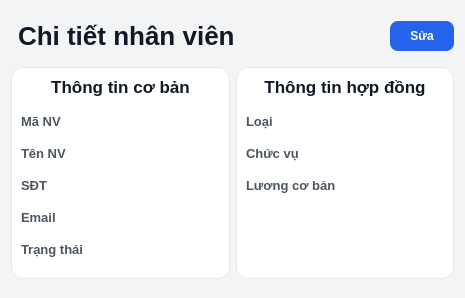
<?xml version="1.0" encoding="UTF-8"?>
<ui version="4.0">
 <class>Dialog</class>
 <widget class="QDialog" name="Dialog">
  <property name="geometry">
   <rect>
    <x>0</x>
    <y>0</y>
    <width>465</width>
    <height>298</height>
   </rect>
  </property>
  <property name="windowTitle">
   <string>Dialog</string>
  </property>
  <property name="styleSheet">
   <string notr="true">/* 1. Tổng thể Cửa sổ [cite: 489-490] */
QDialog {
    background-color: #f3f4f6; /* Nền xám nhạt làm nổi bật các thẻ trắng */
    font-family: &quot;Inter&quot;, &quot;Segoe UI&quot;, sans-serif;
}

/* 2. Tiêu đề trang chính (Cấp 800) [cite: 490-491] */
QLabel#lblTitleChiTietNV {
    font-size: 26px;
    font-weight: 800; /* Extra bold */
    color: #111827;
    padding: 10px 0px;
}

/* 3. Thẻ nội dung (Cards) [cite: 491-492] */
QFrame#frame_2, QFrame#frame_3 {
    background-color: #ffffff;
    border: 1px solid #e5e7eb;
    border-radius: 12px; /* Bo góc đồng bộ toàn hệ thống */
}

/* 4. Tiêu đề các khối con (Cấp 700) [cite: 492-493] */
QLabel#lblThongTinCoBan, QLabel#lblThongTinHopDong {
    font-size: 17px;
    font-weight: 700;
    color: #111827;
    background: transparent;
    border: none;
    margin-bottom: 5px;
}

/* 5. Nhãn thuộc tính (Labels - Cấp 600) [cite: 493-494] */
QLabel#lblMaDon, QLabel#lblTenNV, QLabel#lblSDT, QLabel#lblEmail, 
QLabel#lblTrangThai, QLabel#lblLoaiNV_2, QLabel#lblChucVu, QLabel#lblLuongCoBan {
    font-size: 13px;
    font-weight: 600;
    color: #4b5563; /* Màu xám đậm giúp dịu mắt */
}

/* 6. Nhãn hiển thị dữ liệu (Values - Cấp 500) [cite: 494-495] */
QLabel#lblHienThiMaNV, QLabel#lblHienThiTenNV, QLabel#lblHienThiSDT, 
QLabel#lblHienThiEmail, QLabel#lblHienThiTrangThai, QLabel#lblHienThiLoaiNV_2, 
QLabel#lblHienThiChucVu, QLabel#lblHienThiLuongCoBan {
    font-size: 14px;
    font-weight: 500;
    color: #111827;
    padding: 5px 0px;
}

/* 7. Nút bấm Sửa [cite: 495-497] */
QPushButton#btnSua {
    background-color: #2563eb;
    color: #ffffff;
    font-weight: 700;
    border-radius: 8px;
    padding: 8px 20px;
}

QPushButton#btnSua:hover {
    background-color: #1d4ed8;
}</string>
  </property>
  <layout class="QVBoxLayout" name="verticalLayout_3">
   <item>
    <layout class="QHBoxLayout" name="horizontalLayout_2">
     <item>
      <widget class="QLabel" name="lblTitleChiTietNV">
       <property name="text">
        <string>Chi tiết nhân viên</string>
       </property>
      </widget>
     </item>
     <item>
      <spacer name="horizontalSpacer">
       <property name="orientation">
        <enum>Qt::Horizontal</enum>
       </property>
       <property name="sizeHint" stdset="0">
        <size>
         <width>40</width>
         <height>20</height>
        </size>
       </property>
      </spacer>
     </item>
     <item>
      <widget class="QPushButton" name="btnSua">
       <property name="text">
        <string>Sửa</string>
       </property>
      </widget>
     </item>
    </layout>
   </item>
   <item>
    <layout class="QHBoxLayout" name="horizontalLayout">
     <item>
      <widget class="QFrame" name="frame_3">
       <property name="frameShape">
        <enum>QFrame::StyledPanel</enum>
       </property>
       <property name="frameShadow">
        <enum>QFrame::Raised</enum>
       </property>
       <layout class="QVBoxLayout" name="verticalLayout">
        <item>
         <widget class="QLabel" name="lblThongTinCoBan">
          <property name="text">
           <string>Thông tin cơ bản</string>
          </property>
          <property name="alignment">
           <set>Qt::AlignCenter</set>
          </property>
         </widget>
        </item>
        <item>
         <layout class="QFormLayout" name="formLayout">
          <item row="0" column="0">
           <widget class="QLabel" name="lblMaDon">
            <property name="text">
             <string>Mã NV</string>
            </property>
           </widget>
          </item>
          <item row="0" column="1">
           <widget class="QLabel" name="lblHienThiMaNV">
            <property name="text">
             <string/>
            </property>
           </widget>
          </item>
          <item row="1" column="0">
           <widget class="QLabel" name="lblTenNV">
            <property name="text">
             <string>Tên NV</string>
            </property>
           </widget>
          </item>
          <item row="1" column="1">
           <widget class="QLabel" name="lblHienThiTenNV">
            <property name="text">
             <string/>
            </property>
           </widget>
          </item>
          <item row="2" column="0">
           <widget class="QLabel" name="lblSDT">
            <property name="text">
             <string>SĐT</string>
            </property>
           </widget>
          </item>
          <item row="2" column="1">
           <widget class="QLabel" name="lblHienThiSDT">
            <property name="text">
             <string/>
            </property>
           </widget>
          </item>
          <item row="3" column="0">
           <widget class="QLabel" name="lblEmail">
            <property name="text">
             <string>Email</string>
            </property>
           </widget>
          </item>
          <item row="3" column="1">
           <widget class="QLabel" name="lblHienThiEmail">
            <property name="text">
             <string/>
            </property>
           </widget>
          </item>
          <item row="4" column="0">
           <widget class="QLabel" name="lblTrangThai">
            <property name="text">
             <string>Trạng thái</string>
            </property>
           </widget>
          </item>
          <item row="4" column="1">
           <widget class="QLabel" name="lblHienThiTrangThai">
            <property name="text">
             <string/>
            </property>
           </widget>
          </item>
         </layout>
        </item>
        <item>
         <spacer name="verticalSpacer_3">
          <property name="orientation">
           <enum>Qt::Vertical</enum>
          </property>
          <property name="sizeHint" stdset="0">
           <size>
            <width>20</width>
            <height>40</height>
           </size>
          </property>
         </spacer>
        </item>
       </layout>
      </widget>
     </item>
     <item>
      <widget class="QFrame" name="frame_2">
       <property name="frameShape">
        <enum>QFrame::StyledPanel</enum>
       </property>
       <property name="frameShadow">
        <enum>QFrame::Raised</enum>
       </property>
       <layout class="QVBoxLayout" name="verticalLayout_2">
        <item>
         <widget class="QLabel" name="lblThongTinHopDong">
          <property name="text">
           <string>Thông tin hợp đồng</string>
          </property>
          <property name="alignment">
           <set>Qt::AlignCenter</set>
          </property>
         </widget>
        </item>
        <item>
         <layout class="QFormLayout" name="formLayout_2">
          <item row="0" column="0">
           <widget class="QLabel" name="lblLoaiNV_2">
            <property name="text">
             <string>Loại</string>
            </property>
           </widget>
          </item>
          <item row="0" column="1">
           <widget class="QLabel" name="lblHienThiLoaiNV_2">
            <property name="text">
             <string/>
            </property>
           </widget>
          </item>
          <item row="1" column="0">
           <widget class="QLabel" name="lblChucVu">
            <property name="text">
             <string>Chức vụ</string>
            </property>
           </widget>
          </item>
          <item row="1" column="1">
           <widget class="QLabel" name="lblHienThiChucVu">
            <property name="text">
             <string/>
            </property>
           </widget>
          </item>
          <item row="2" column="0">
           <widget class="QLabel" name="lblLuongCoBan">
            <property name="text">
             <string>Lương cơ bản</string>
            </property>
           </widget>
          </item>
          <item row="2" column="1">
           <widget class="QLabel" name="lblHienThiLuongCoBan">
            <property name="text">
             <string/>
            </property>
           </widget>
          </item>
         </layout>
        </item>
        <item>
         <spacer name="verticalSpacer_2">
          <property name="orientation">
           <enum>Qt::Vertical</enum>
          </property>
          <property name="sizeHint" stdset="0">
           <size>
            <width>20</width>
            <height>40</height>
           </size>
          </property>
         </spacer>
        </item>
       </layout>
      </widget>
     </item>
    </layout>
   </item>
   <item>
    <spacer name="verticalSpacer">
     <property name="orientation">
      <enum>Qt::Vertical</enum>
     </property>
     <property name="sizeHint" stdset="0">
      <size>
       <width>20</width>
       <height>40</height>
      </size>
     </property>
    </spacer>
   </item>
  </layout>
 </widget>
 <resources/>
 <connections/>
</ui>
